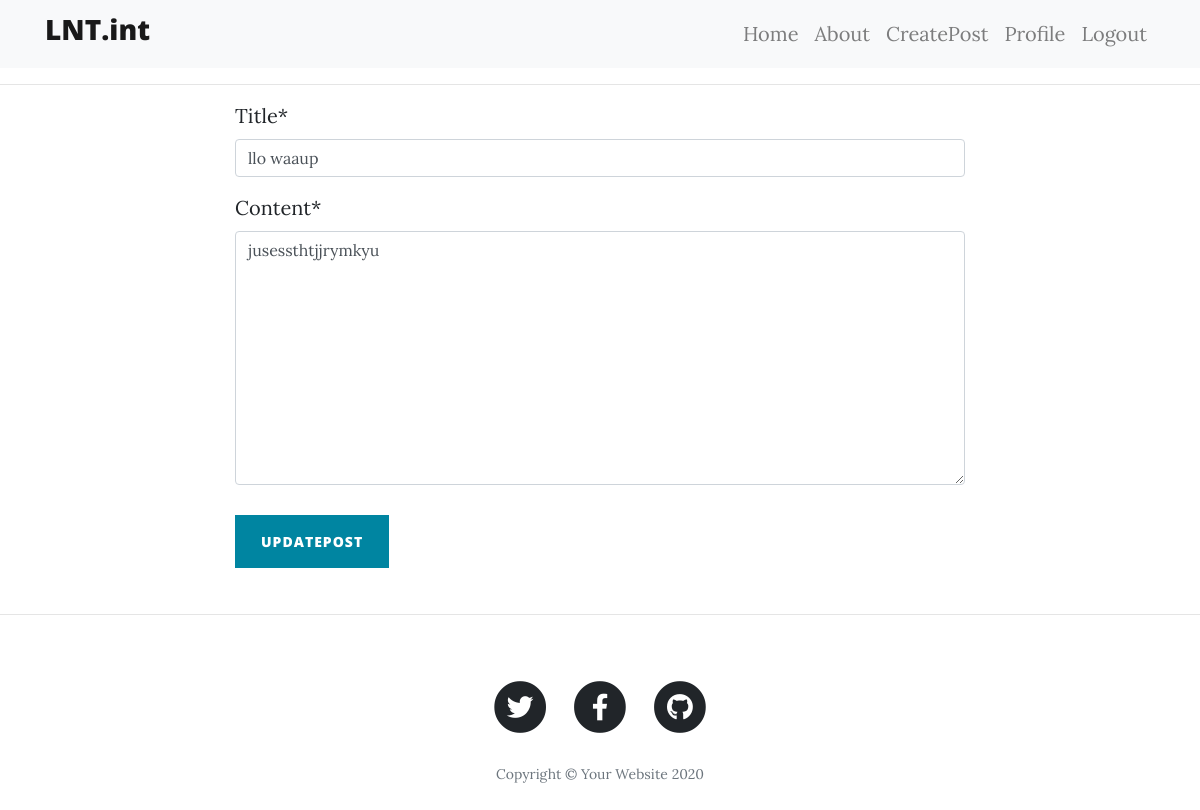
/post/13/update/ (signed in), run on an earlier commit of the app's database.
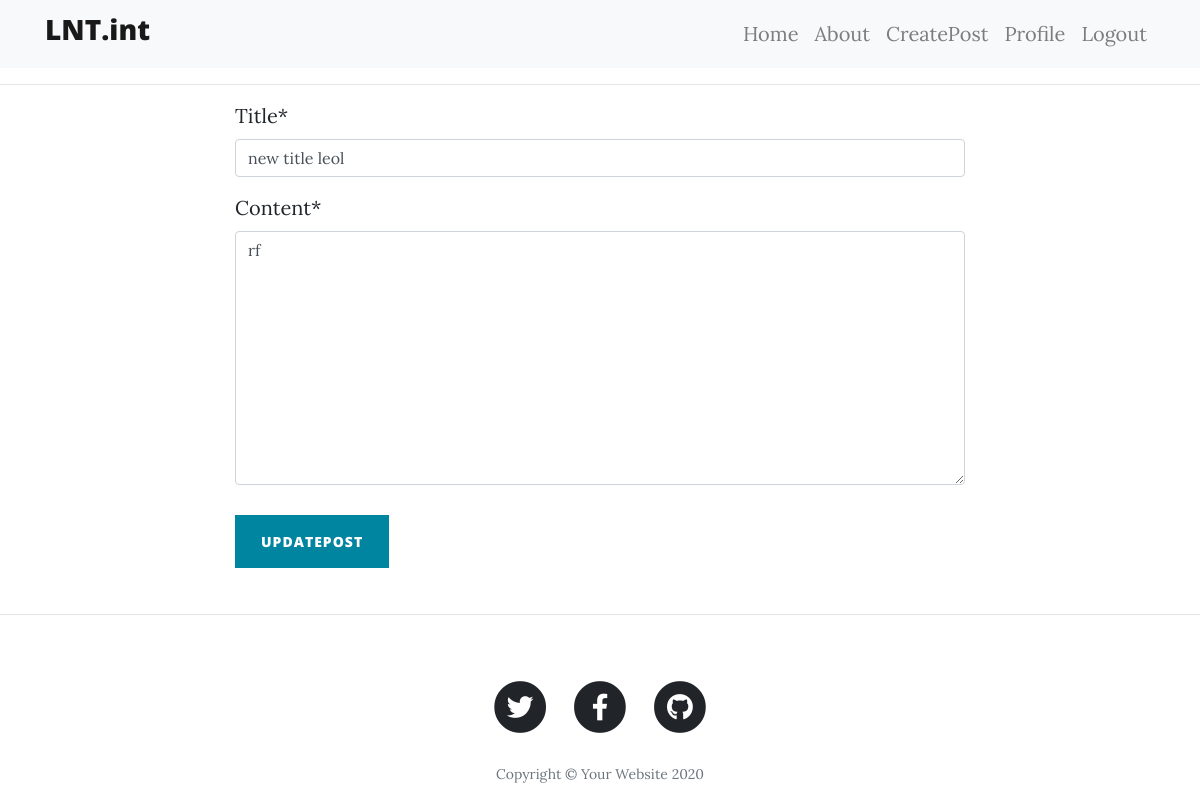
And on a later commit of the database.
### blog/models.py (models this page shows, shortened)
class Blog(models.Model):
    title= models.CharField(max_length=100)
    content= models.TextField()
    post_created = models.DateTimeField(default=timezone.now)
    author = models.ForeignKey(User, on_delete=models.CASCADE)

### blog/views.py (the view, shortened to what this page needs)
# urls.py: path('post/<int:pk>/update/', views.PostUpdateView.as_view(), name='blog-post-update'),
class PostUpdateView(LoginRequiredMixin, UserPassesTestMixin, UpdateView):
    model = Blog
    fields = ['title', 'content']
    template_name = 'blog/blog_form.html'
    extra_context = {'button_name': 'update'}
    def test_func(self):
        post = self.get_object()
        if post.author == self.request.user:
            return True
        else:
            return False

### blog/templates/blog/blog_form.html (shortened to what this page needs)
{% extends 'blog/base.html' %}
{% load crispy_forms_tags %}
{% block content %}
<div class="col-lg-8 col-md-10 mx-auto">
    <form method="POST">
        {{ form|crispy  }}
        <p/>
        <button type="submit" class="btn btn-primary" id="sendMessageButton">{{ button_name}}Post</button>
    </form>
</div>
{% endblock content %}

What changed in the data, as far as the page shows it:
changed Blog: title "llo waaup" → "new title leol"; content "jusessthtjjrymkyu" → "rf"
